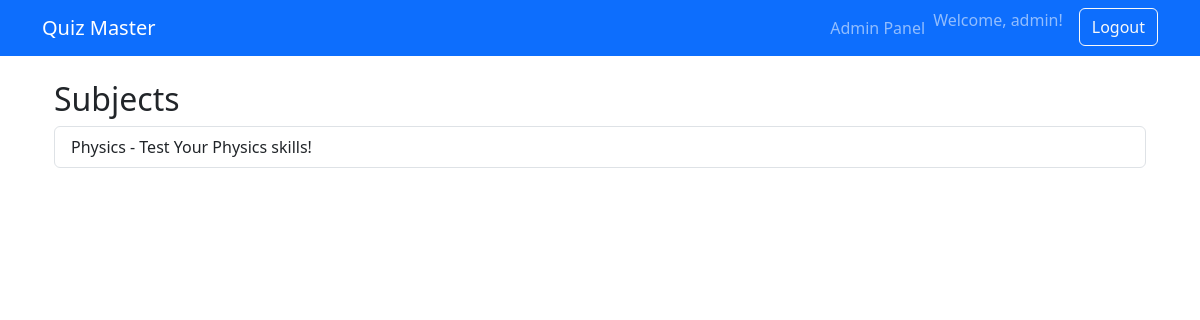
Before: /subjects (signed in) with the older database file.
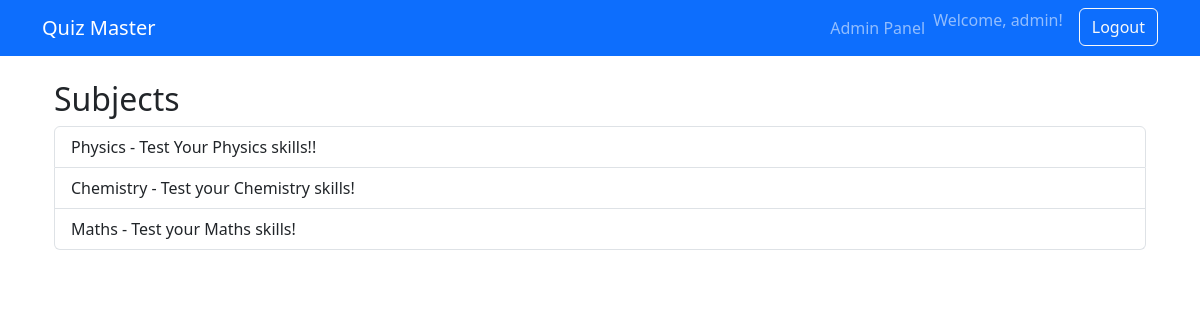
After: the same page with the newer database file.
### app/models.py (models this page shows)
class Subject(db.Model):
    id = db.Column(db.Integer, primary_key=True)
    name = db.Column(db.String(100), unique=True, nullable=False)
    description = db.Column(db.Text)
    chapters = db.relationship('Chapter', back_populates='subject', cascade='all, delete-orphan')

### app/routes.py (the view)
@main.route('/subjects')
@login_required
def subjects():
    subjects = Subject.query.all()
    return render_template('subjects.html', subjects=subjects)

### app/models.py (called while the page is built)
    def is_administrator(self):
        return self.is_admin

### app/routes.py (called while the page is built)
@login_manager.user_loader
def load_user(user_id):
    return User.query.get(int(user_id))

### app/templates/subjects.html
{% extends "base.html" %}
{% block content %}
<div class="container mt-4">
    <h2>Subjects</h2>
    <div class="list-group">
        {% for subject in subjects %}
        <a href="#" class="list-group-item list-group-item-action">
            {{ subject.name }} - {{ subject.description }}
        </a>
        {% endfor %}
    </div>
</div>
{% endblock %}

Changed rows visible on the page:
changed Subject "Physics": description "Test Your Physics skills!" → "Test Your Physics skills!!"
added Subject: name "Chemistry", description "Test your Chemistry skills!"
added Subject: name "Maths", description "Test your Maths skills!"
